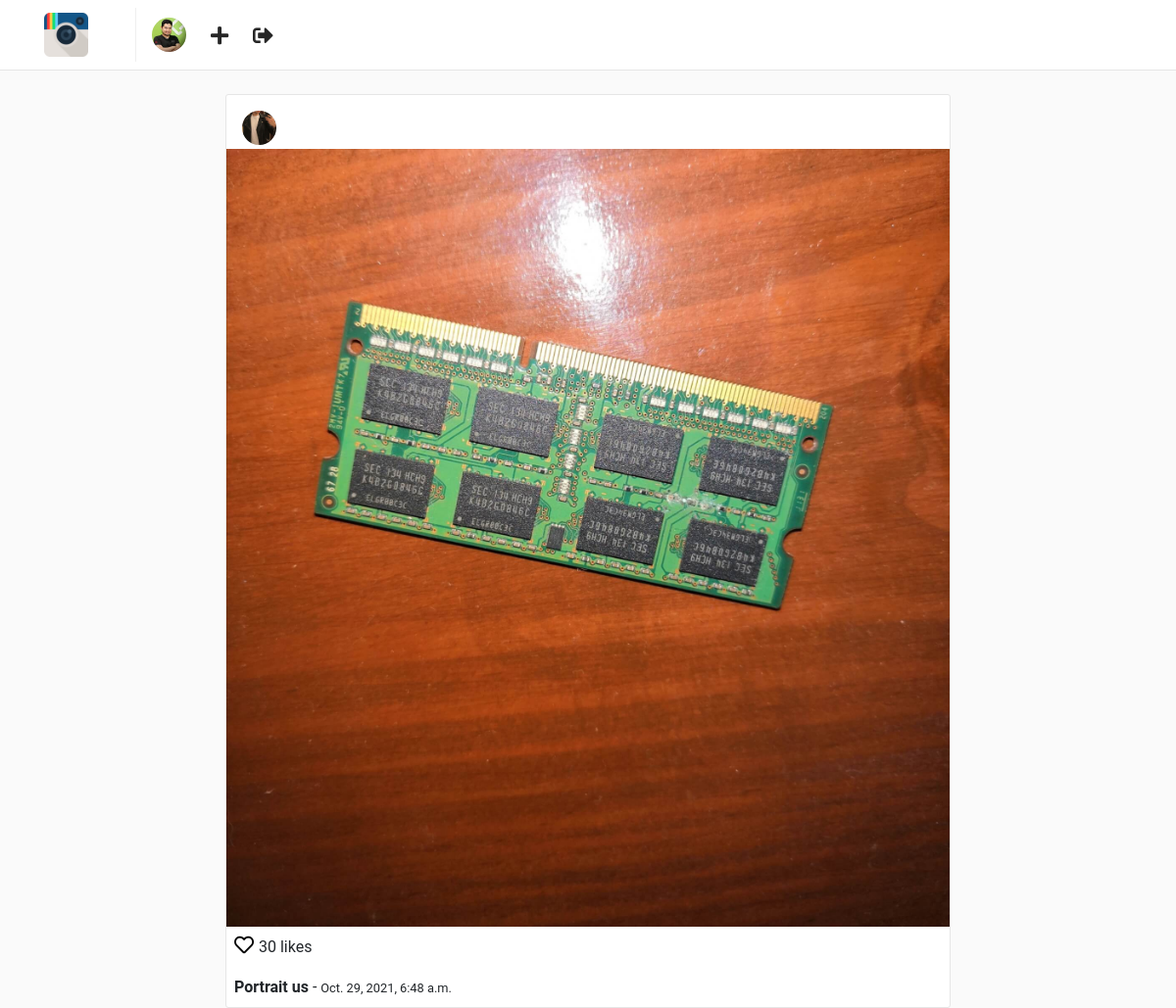
Screenshot of /posts/2/ (signed in) with the database file from the repository.
### users/models.py (models this page shows, shortened)
class Profile(models.Model):
    user = models.OneToOneField(User, on_delete=models.CASCADE)
    website = models.URLField(max_length=200, blank=True)
    biography = models.TextField(blank=True)
    phone_number = models.CharField(max_length=20, blank=True)
    picture = models.ImageField(
        upload_to='users/pictures',
        blank=True,
        null=True
    )
    created = models.DateTimeField(auto_now_add=True)
    modified = models.DateTimeField(auto_now=True)

### posts/models.py (models this page shows, shortened)
class Post(models.Model):
    user = models.ForeignKey(User, on_delete=models.CASCADE)
    profile = models.ForeignKey('users.Profile', on_delete=models.CASCADE)
    title = models.CharField(max_length=255)
    photo = models.ImageField(upload_to='posts/photos')
    created = models.DateTimeField(auto_now_add=True)
    modified = models.DateTimeField(auto_now=True)

### posts/views.py (the view)
class PostDetailView(LoginRequiredMixin, DetailView):
    template_name = 'posts/detail.html'
    queryset = Post.objects.all()
    context_object_name = 'post'

### templates/posts/detail.html (shortened to what this page needs)
{% extends "base.html" %}
{% block container %}
    <div class="container">
        <div class="row">
            {% include "posts/post_card.html" %}
        </div>
    </div>
{% endblock %}

### templates/nav.html
{% load static %}
<nav class="navbar navbar-expand-lg fixed-top" id="main-navbar">
    <div class="container">
        <a class="navbar-brand pr-5" style="border-right: 1px solid #efefef;" href="{% url "posts:feed" %}">
            <img src="{% static "img/instagram.png" %}" height="45" class="d-inline-block align-top"/>
        </a>
        <div class="collapse navbar-collapse">
            <ul class="navbar-nav mr-auto">
                <li class="nav-item">
                    <a href="{% url "users:detail" request.user.username %}">
                        {% if request.user.profile.picture %}
                            <img src="{{ request.user.profile.picture.url }}" height="35" class="d-inline-block align-top rounded-circle"/>
                        {% else%}
                            <img src="{% static 'img/default-profile.png' %}" height="35" class="d-inline-block align-top rounded-circle"/>
                        {% endif %}
                    </a>
                </li>
                <li class="nav-item nav-icon">
                    <a href="{% url "posts:create" %}">
                        <i class="fas fa-plus"></i>
                    </a>
                </li>
                <li class="nav-item nav-icon">
                    <a href="{% url "users:logout" %}">
                        <i class="fas fa-sign-out-alt"></i>
                    </a>
                </li>
            </ul>
        </div>
    </div>
</nav>

### templates/posts/post_card.html (shortened to what this page needs)
<div class="col-sm-12 col-md-8 offset-md-2 mt-5 p-0 post-container">
    <div class="media pt-3 pl-3 pb-1">
        <a href="{% url "users:detail" post.user.username %}">
            <img class="mr-3 rounded-circle" height="35" src="{{ post.profile.picture.url }}" alt="{{ post.user.get_full_name }}">
        </a>
        <div class="media-body">
        </div>
    </div>
    <img style="width: 100%;" src="{{ post.photo.url }}" alt="{{ post.title }}">
    <p class="mt-1 ml-2" >
        <a href="" style="color: #000; font-size: 20px;">
            <i class="far fa-heart"></i>
        </a> 30 likes
    </p>
    <p class="ml-2 mt-0 mb-2">
        <b>{{ post.title }}</b> - <small>{{ post.created }}</small>
    </p>
</div>

### static/css/main.css (style rules this page uses)
html, body { background: #fafafa; height: 100%; width: 100%; font-family: 'Roboto', sans-serif; }
#main-navbar { background: #fff; border-bottom: 1px solid rgba(0,0,0,.0975); }
.post-container { background: #fff; border: 1px solid #e6e6e6; border-radius: 3px; }
.nav-icon a { color: #262626; font-size: 1.3em; display: block; margin-top: .2em; margin-left: 1.2em; font-weight: 100; }

### rows the page displays
Post: profile.picture (picture), photo (picture), title "Portrait us", created "Oct. 29, 2021, 6:48 a.m."
